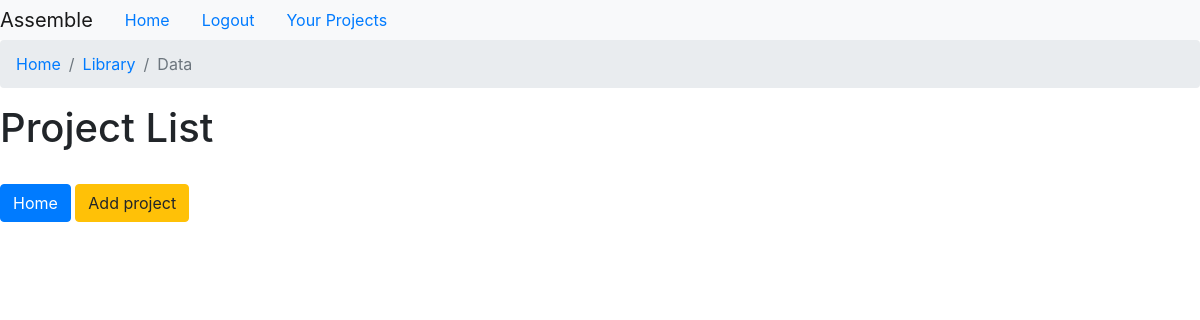
Before: /home/project-list/ (signed in) with the older database file.
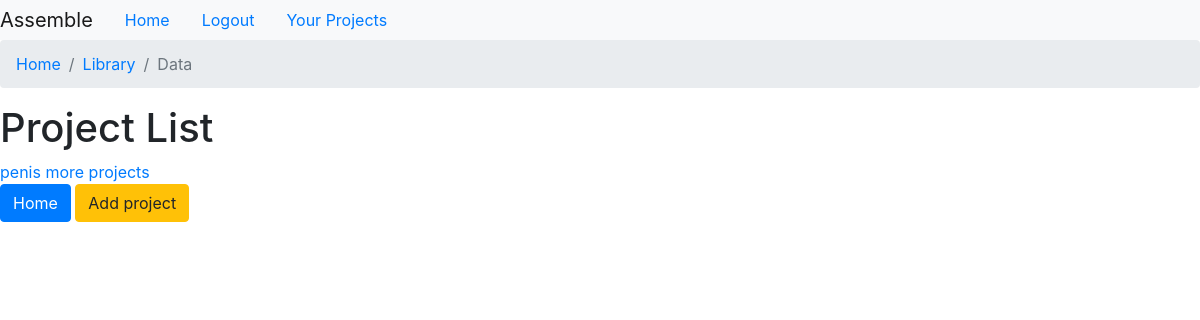
After: the same page with the newer database file.
### assemble/models.py (models this page shows, shortened)
class Project(models.Model):
    name = models.CharField(max_length=60)
    description = models.TextField(max_length=400)
    user = models.ManyToManyField(User)
    slug = models.SlugField(max_length=100,unique=True,blank=True,null=True)
    completed = models.BooleanField(default=False)
    def __str__(self):
        return self.name

### assemble/views.py (the view)
# urls.py: path('project-list/',ProjectList.as_view(),name="project-list"),
class ProjectList(LoginRequiredMixin,ListView):
    model = Project
    def get_queryset(self):
        return Project.objects.filter(user=self.request.user)

### templates/assemble/project_list.html
{% extends 'assemble/base.html' %}
{% block content %}
<h1>Project List </h1>
{% for project in project_list %}
    <a href="{% url 'project-detail' project.slug %}">{{ project }}</a>
{% endfor %}
<br>
<a class="btn btn-primary" href="{% url 'home' %}">Home</a>
<a class="btn btn-warning" href="{% url 'project-create' %}">Add project</a>
{% endblock content %}

### templates/assemble/base.html (shortened to what this page needs)
<!DOCTYPE html>
<html lang="en">
<head>
    <link rel="stylesheet" href="https://stackpath.bootstrapcdn.com/bootstrap/4.4.1/css/bootstrap.min.css">
</head>
<body>
    {% include 'assemble/navbar.html' %}
    <nav aria-label="breadcrumb">
        <ol class="breadcrumb">
            <li class="breadcrumb-item"><a href="#">Home</a></li>
            <li class="breadcrumb-item"><a href="#">Library</a></li>
            <li class="breadcrumb-item active" aria-current="page">Data</li>
        </ol>
    </nav>
    {% block content %}
    {% endblock content %}
</body>
</html>

### templates/assemble/navbar.html (shortened to what this page needs)
<nav class="nav navbar-expand-lg navbar-light bg-light">
    <a class="navbar-brand" href="{% url 'home'%} ">Assemble</a>
    <ul class="nav">
        <li class="nav-item">
            <a class="nav-link active" href="{% url 'home' %}">Home</a>
        </li>
        {% if user.is_authenticated %}
            <li class="nav-item">
                <a class="nav-link" href="{% url 'logout' %}">Logout</a>
            </li>
            <li class="nav-item">
                <a class="nav-link" href="{% url 'project-list' %}">Your Projects</a>
            </li>
        {% endif %}
    </ul>
</nav>

Changed rows visible on the page:
added Project: name "penis"
added Project: name "more projects"
